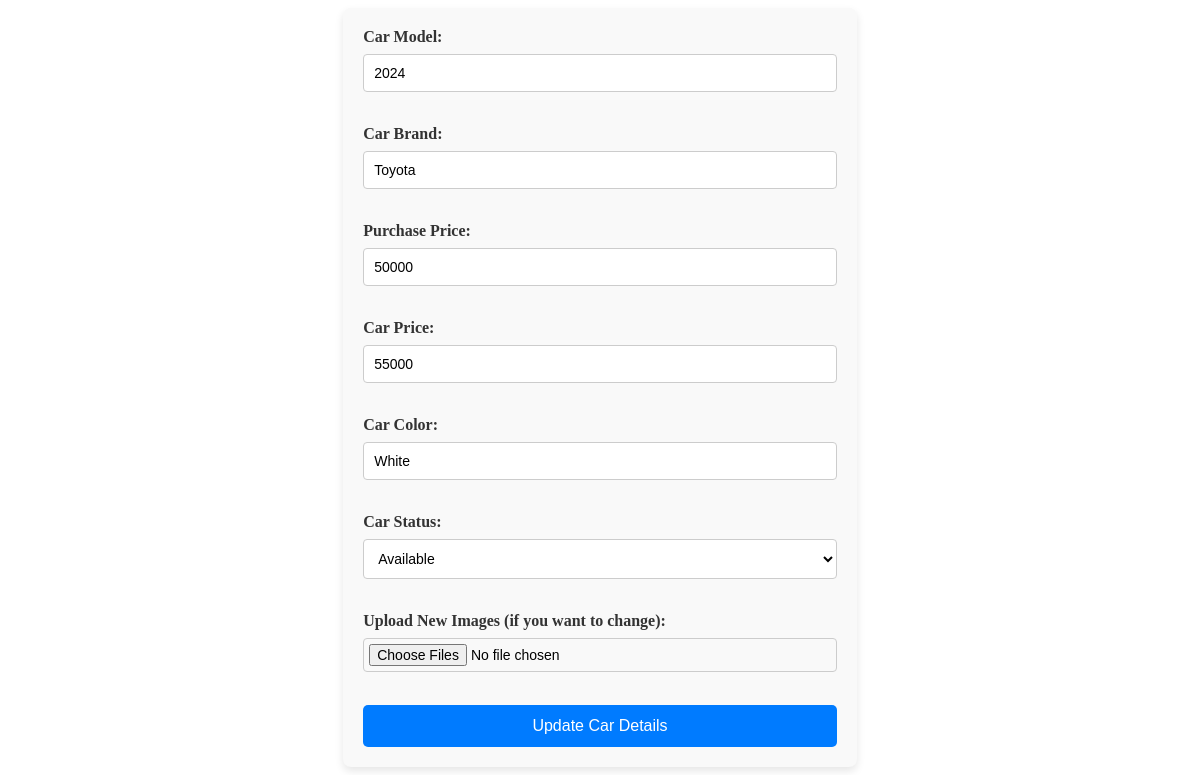
The app's page /admin/edit.php?ID=1 (signed in) with its own data.
### tables this page shows
CREATE TABLE `cars` (
  `id` int(11) NOT NULL,
  `db_car_model` varchar(50) NOT NULL,
  `db_car_brand` varchar(50) NOT NULL,
  `db_purchase_price` varchar(20) NOT NULL,
  `db_car_price` varchar(20) NOT NULL,
  `db_car_color` varchar(15) NOT NULL,
  `db_car_status` varchar(20) NOT NULL
);

### admin/edit.php (the view, shortened to what this page needs)
<?php
include("connection/connection.php");
$car_id = $_GET['ID'];
$sql = "SELECT * FROM cars WHERE id = '$car_id'";
$result = mysqli_query($con, $sql);
$car = mysqli_fetch_assoc($result);
?>
<html>
<body>
<form method="POST" enctype="multipart/form-data" action="edit.php?ID=<?php echo $car['id']; ?>">
    <label for="txt_car_model">Car Model:</label>
    <input type="text" name="txt_car_model" value="<?php echo $car['db_car_model']; ?>" required><br><br>
    <label for="txt_car_brand">Car Brand:</label>
    <input type="text" name="txt_car_brand" value="<?php echo $car['db_car_brand']; ?>" required><br><br>
    <label for="purchase_price">Purchase Price:</label>
    <input type="number" name="purchase_price" value="<?php echo $car['db_purchase_price']; ?>" required><br><br>
    <label for="txt_car_price">Car Price:</label>
    <input type="number" name="txt_car_price" value="<?php echo $car['db_car_price']; ?>" required><br><br>
    <label for="txt_car_color">Car Color:</label>
    <input type="text" name="txt_car_color" value="<?php echo $car['db_car_color']; ?>" required><br><br>
    <label for="txt_car_status">Car Status:</label>
    <select name="txt_car_status">
        <option value="Available" <?php echo ($car['db_car_status'] == 'Available') ? 'selected' : ''; ?>>Available</option>
    </select><br><br>
    <label for="images">Upload New Images (if you want to change):</label>
    <input type="file" name="images[]" multiple><br><br>
    <button type="submit">Update Car Details</button>
</form>
</body>
</html>

### admin/edit.php (style rules this page uses)
form { width: 40%; margin: 0 auto; padding: 20px; background-color: #f9f9f9; border-radius: 8px; box-shadow: 0 4px 8px rgba(0, 0, 0, 0.1); }
label { font-size: 16px; font-weight: bold; margin-bottom: 8px; display: inline-block; color: #333; }
input[type="text"], input[type="number"], select, input[type="file"] { width: 100%; padding: 10px; margin-bottom: 15px; border: 1px solid #ccc; border-radius: 4px; font-size: 14px; box-sizing: border-box; }
button[type="submit"] { padding: 12px 20px; background-color: #007bff; color: white; border: none; border-radius: 5px; font-size: 16px; cursor: pointer; width: 100%; transition: background-color 0.3s; }
select { background-color: #fff; }
input[type="file"] { padding: 5px; }

### records on screen
cars: txt_car_model "2024", txt_car_brand "Toyota", purchase_price "50000", txt_car_price "55000", txt_car_color "White", txt_car_status "Available"
